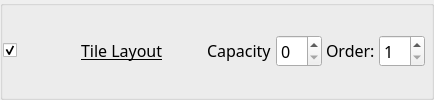
        <widget class="QGroupBox" name="GB_1_TileLayout">
         <property name="sizePolicy">
          <sizepolicy hsizetype="Expanding" vsizetype="Maximum">
           <horstretch>0</horstretch>
           <verstretch>0</verstretch>
          </sizepolicy>
         </property>
         <property name="title">
          <string/>
         </property>
         <property name="alignment">
          <set>Qt::AlignmentFlag::AlignLeading|Qt::AlignmentFlag::AlignLeft|Qt::AlignmentFlag::AlignVCenter</set>
         </property>
         <property name="flat">
          <bool>true</bool>
         </property>
         <layout class="QGridLayout" name="gridLayout_14">
          <property name="leftMargin">
           <number>0</number>
          </property>
          <property name="horizontalSpacing">
           <number>4</number>
          </property>
          <item row="2" column="0">
           <widget class="QCheckBox" name="kcfg_tileLayoutEnabled">
            <property name="accessibleName">
             <string>Tile Layout</string>
            </property>
            <property name="checked">
             <bool>true</bool>
            </property>
           </widget>
          </item>
          <item row="2" column="1">
           <widget class="QToolButton" name="tileLayoutPictogram">
            <property name="icon">
             <iconset theme="krohnkite-layout-tile"/>
            </property>
            <property name="iconSize">
             <size><width>48</width><height>32</height></size>
            </property>
            <property name="minimumSize">
             <size><width>56</width><height>40</height></size>
            </property>
            <property name="maximumSize">
             <size><width>56</width><height>40</height></size>
            </property>
            <property name="autoRaise"><bool>true</bool></property>
            <property name="focusPolicy"><enum>Qt::FocusPolicy::NoFocus</enum></property>
            <property name="accessibleName"><string>Tile Layout preview</string></property>
            <property name="styleSheet">
             <string notr="true">QToolButton { border: none; background: transparent; } QToolButton:hover { border: none; background: transparent; } QToolButton:pressed { border: none; background: transparent; }</string>
            </property>
           </widget>
          </item>
          <property name="topMargin">
           <number>0</number>
          </property>
          <property name="rightMargin">
           <number>6</number>
          </property>
          <property name="bottomMargin">
           <number>0</number>
          </property>
          <property name="verticalSpacing">
           <number>0</number>
          </property>
          <item row="2" column="3">
           <spacer name="horizontalSpacer_16">
            <property name="orientation">
             <enum>Qt::Orientation::Horizontal</enum>
            </property>
            <property name="sizeHint" stdset="0">
             <size>
              <width>40</width>
              <height>20</height>
             </size>
            </property>
           </spacer>
          </item>
          <item row="2" column="4">
           <widget class="QLabel" name="label_41">
            <property name="sizePolicy">
             <sizepolicy hsizetype="Preferred" vsizetype="Maximum">
              <horstretch>0</horstretch>
              <verstretch>0</verstretch>
             </sizepolicy>
            </property>
            <property name="font">
             <font>
              <family>Noto Sans</family>
              <pointsize>12</pointsize>
              <italic>false</italic>
              <bold>false</bold>
              <underline>false</underline>
             </font>
            </property>
            <property name="text">
             <string>Capacity</string>
            </property>
           </widget>
          </item>
          <item row="2" column="7">
           <widget class="QSpinBox" name="kcfg_tileLayoutOrder">
            <property name="sizePolicy">
             <sizepolicy hsizetype="Minimum" vsizetype="Maximum">
              <horstretch>0</horstretch>
              <verstretch>0</verstretch>
             </sizepolicy>
            </property>
            <property name="font">
             <font>
              <family>Noto Sans</family>
              <pointsize>12</pointsize>
              <italic>false</italic>
              <bold>false</bold>
             </font>
            </property>
            <property name="toolTip">
             <string>Order in layout rotation</string>
            </property>
            <property name="minimum">
             <number>1</number>
            </property>
            <property name="maximum">
             <number>12</number>
            </property>
            <property name="value">
             <number>1</number>
            </property>
           </widget>
          </item>
          <item row="2" column="6">
           <widget class="QLabel" name="label_39">
            <property name="sizePolicy">
             <sizepolicy hsizetype="Preferred" vsizetype="Maximum">
              <horstretch>0</horstretch>
              <verstretch>0</verstretch>
             </sizepolicy>
            </property>
            <property name="font">
             <font>
              <family>Noto Sans</family>
              <pointsize>12</pointsize>
              <italic>false</italic>
              <bold>false</bold>
              <underline>false</underline>
             </font>
            </property>
            <property name="text">
             <string>Order:</string>
            </property>
           </widget>
          </item>
          <item row="2" column="5">
           <widget class="QSpinBox" name="kcfg_tileLayoutCapacity">
            <property name="sizePolicy">
             <sizepolicy hsizetype="Minimum" vsizetype="Maximum">
              <horstretch>0</horstretch>
              <verstretch>0</verstretch>
             </sizepolicy>
            </property>
            <property name="font">
             <font>
              <family>Noto Sans</family>
              <pointsize>12</pointsize>
              <italic>false</italic>
              <bold>false</bold>
             </font>
            </property>
            <property name="toolTip">
             <string>&lt;html&gt;&lt;head/&gt;&lt;body&gt;&lt;p&gt;0 - to disable&lt;/p&gt;&lt;/body&gt;&lt;/html&gt;</string>
            </property>
            <property name="minimum">
             <number>0</number>
            </property>
            <property name="maximum">
             <number>99</number>
            </property>
            <property name="stepType">
             <enum>QAbstractSpinBox::StepType::DefaultStepType</enum>
            </property>
            <property name="value">
             <number>0</number>
            </property>
           </widget>
          </item>
          <item row="2" column="2">
           <widget class="QLabel" name="label_35">
            <property name="sizePolicy">
             <sizepolicy hsizetype="Minimum" vsizetype="Maximum">
              <horstretch>0</horstretch>
              <verstretch>0</verstretch>
             </sizepolicy>
            </property>
            <property name="font">
             <font>
              <family>Noto Sans</family>
              <pointsize>12</pointsize>
              <italic>false</italic>
              <bold>false</bold>
              <underline>true</underline>
             </font>
            </property>
            <property name="text">
             <string>Tile Layout</string>
            </property>
            <property name="margin">
             <number>0</number>
            </property>
            <property name="buddy">
             <cstring>kcfg_tileLayoutEnabled</cstring>
            </property>
           </widget>
          </item>
          </layout>
        </widget>
